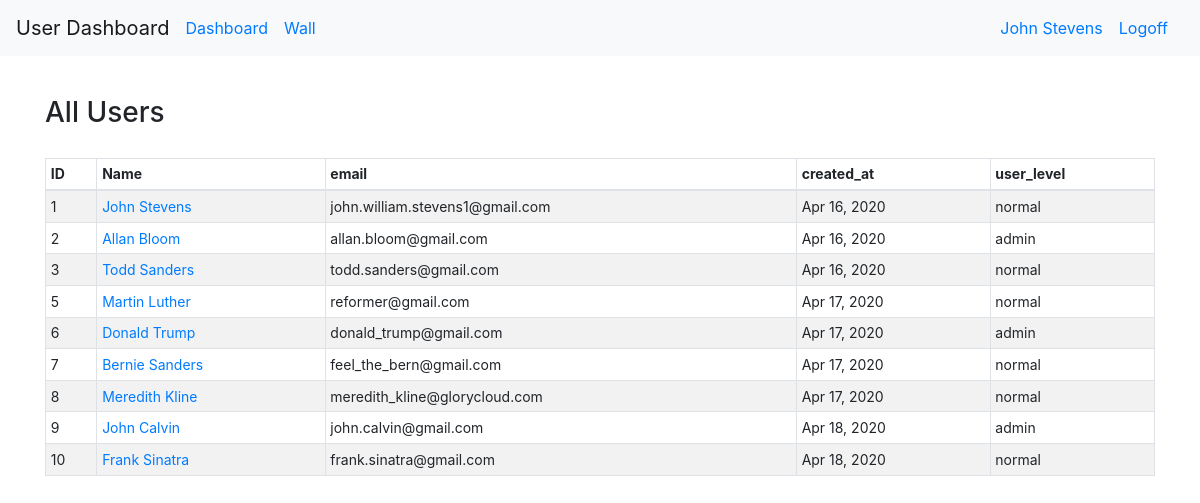
Page /dashboard (signed in) on the earlier database version.
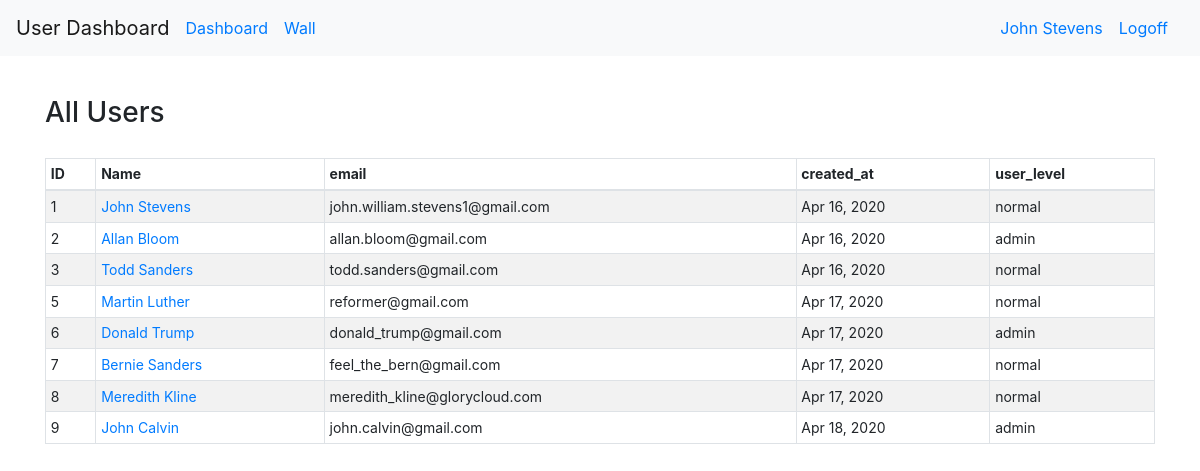
Same page on the later database version.
### login_and_registration_app/models.py (models this page shows)
class User(models.Model):
    first_name = models.CharField(max_length=255)
    last_name = models.CharField(max_length=255)
    email = models.CharField(max_length=255)
    level = models.IntegerField(default=1)
    description = models.TextField(null=True)
    password = models.CharField(max_length=100)
    created_at = models.DateTimeField(auto_now_add=True)
    updated_at = models.DateTimeField(auto_now=True)
    profile_photo = models.ImageField(upload_to="profile_images", blank=True)
    default_photo = models.ImageField(upload_to="profile_images", default="default.jpg")
    city = models.CharField(max_length=45, null=True)
    state = models.CharField(max_length=45, null=True)
    country = models.CharField(max_length=45, null=True)
    objects = UserManager()

### dashboard_app/views.py (the view)
# urls.py: path("", views.dashboard),
def dashboard(request):
    try:
        User.objects.filter(id=request.session["user_id"])[0]
    except IndexError:
        return redirect("/")
    context = {
        "user": logged_user(request),
        "users": User.objects.all(),
    }
    return render(request, "dashboard.html", context)

### dashboard_app/views.py (called while the page is built)
def logged_user(request):
    return User.objects.filter(id=request.session["user_id"])[0]

### dashboard_app/templates/dashboard.html (shortened to what this page needs)
<!doctype html>
<html lang="en">
  <head>
    {% load static %}
    <link rel="stylesheet" type="text/css" href="{% static 'bootstrap.css' %}">
  </head>
  <body>
    <nav class="navbar navbar-expand-md navbar-light bg-light">
      <a class="navbar-brand" href="/">User Dashboard</a>
      <div class="collapse navbar-collapse" id="navbarSupportedContent">
        <a class="navbar-nav mr-sm-0 nav-link" href="/dashboard">Dashboard</a>
        <a class="navbar-nav mr-auto nav-link" href="/message_board/{{user.id}}">Wall</a>
      {% if request.session.user_id == None %}
        <a class="navbar-nav mr-sm-0 nav-link" href="/signin">Signin</a>
      {% else %}
      {% if user.level == 9%}
      <a class="navbar-nav mr-sm-0 nav-link" href="/dashboard/edit_profile/{{user.id}}">{{user.first_name}} {{user.last_name}} (admin)</a>
      {% else %}
      <a class="navbar-nav mr-sm-0 nav-link" href="/dashboard/edit_profile/{{user.id}}">{{user.first_name}} {{user.last_name}}</a>
      {% endif %}
      <a class="navbar-nav mr-sm-0 nav-link" href="/logoff">Logoff</a>
      {% endif %}
      </div>
    </nav>
    <div class="container">
      <div class="row header_row">
        <div class="col-8">
        {% if user.level == 9%}
          <h3>Manage Users</h3>
        {% else %}
          <h3>All Users</h3>
        {% endif %}
        </div>
      </div>
      <div class="row">
        <div class="col-12">
          <div class="table-responsive-lg">
            <table class="table table-striped table-hover table-sm table-bordered">
              <thead>
                <tr>
                  <th>ID</th>
                  <th>Name</th>
                  <th>email</th>
                  <th>created_at</th>
                  <th>user_level</th>
                </tr>
              </thead>
              <tbody>
              {% for profile in users %}
                <tr>
                  <td>{{ profile.id }}</td>
                  <td><a href="/message_board/{{profile.id}}">{{ profile.first_name }} {{ profile.last_name }}</a></td>
                  <td>{{ profile.email }}</td>
                  <td>{{ profile.created_at|date:"M d, Y" }}</td>
                {% if profile.level == 9%}
                  <td>admin</td>
                {% else %}
                  <td>normal</td>
                {% endif %}
                </tr>
              {% endfor %}
              </tbody>
            </table>
          </div>
        </div>
      </div>
    </div>
  </body>
</html>

Differences in the rows shown:
removed User: id "10", first_name "Frank", last_name "Sinatra", email "frank.sinatra@gmail.com", created_at "Apr 18, 2020", level "normal"
